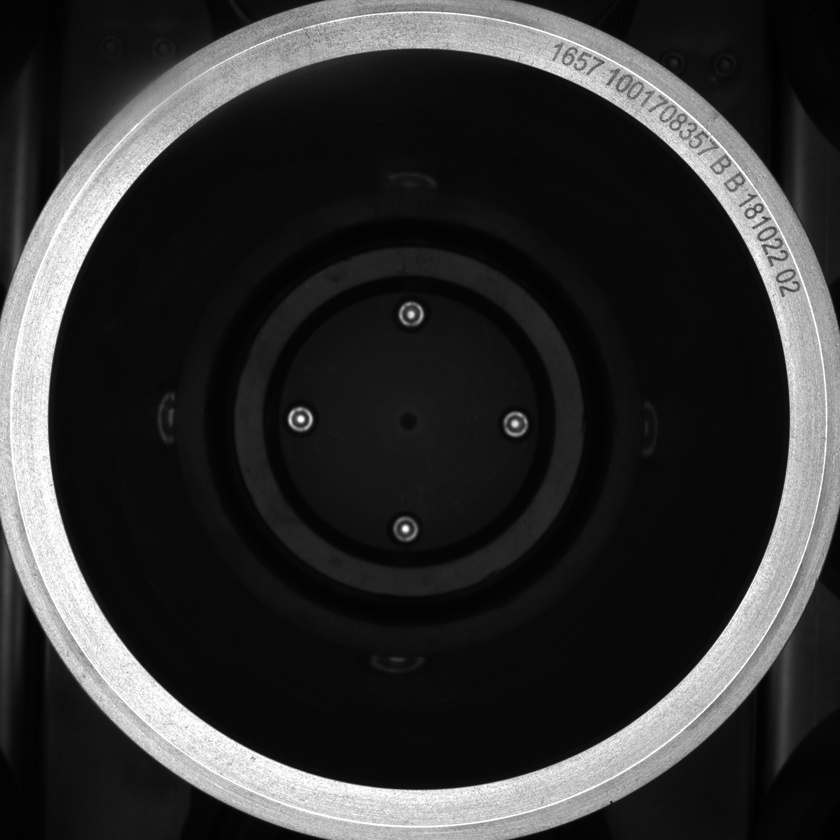
#> input picture pyQt5/检查圆心求出半径/imgSave.jpg, 840 x 840 px, shrunk from 1885 x 1887 before the run
$ python 'tracker二值化1.py'
#> lines starting #> are read from the running program, lines starting #| are printed output that depends on the picture; after the words box and inside, x2 and y2 are one past the last pixel; in counts of white or black regions, pixels touching at a corner belong together
import cv2

import cv2
import numpy as np

img = cv2.imread("imgSave.jpg")
#> img is the input picture: shape (840, 840, 3); min 0, max 255, mean 49.6
img=cv2.cvtColor(img,cv2.COLOR_BGR2GRAY)
#> img: shape (840, 840)
#> slider 'reszieThreshold' is set to 85
cv2.imshow('img',img)
cv2.namedWindow('binary',cv2.WINDOW_NORMAL)
def callBack(x):
#> called with x = 85
    global img
    global binary
    binary=img
    # kernel=cv2.getStructuringElement(cv2.MORPH_RECT,(x,x))
    # binary=cv2.morphologyEx(binary,cv2.MORPH_CLOSE,kernel)
    # binary=cv2.morphologyEx(binary,cv2.MORPH_OPEN,kernel)
    src,binary=cv2.threshold(img,x,255,cv2.ADAPTIVE_THRESH_MEAN_C)
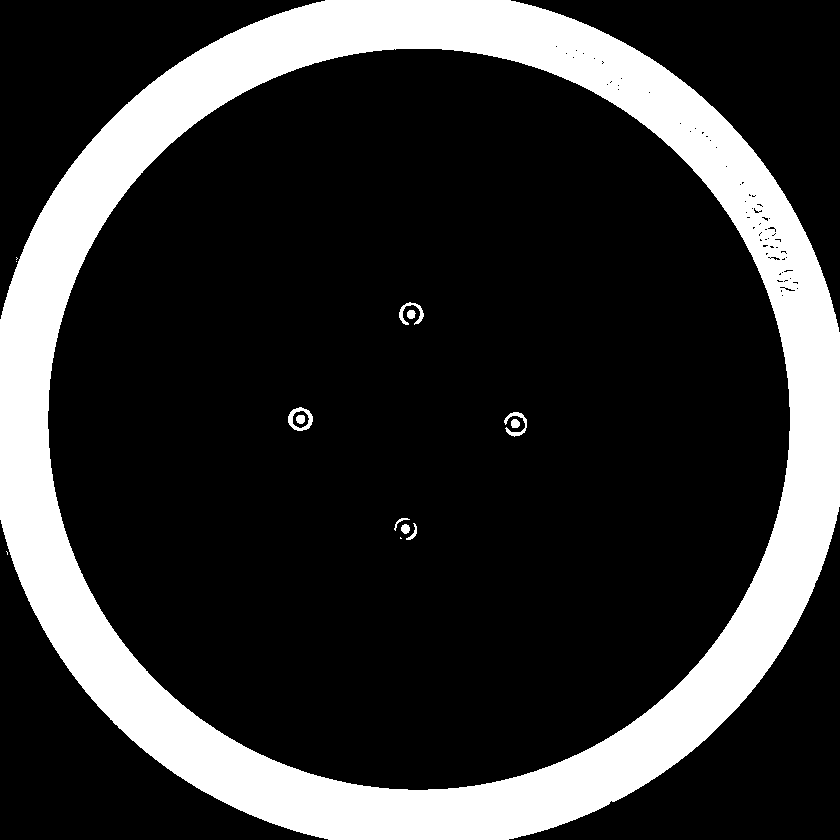
#> binary: shape (840, 840); 20.5% white; 14 white regions (4 under 20 px), largest, box (x1, y1, x2, y2) and area: (0, 0, 840, 840) 143840, (288, 407, 313, 431) 254, (504, 412, 527, 437) 200
#> src = 85
    cv2.imshow('binary',binary)

cv2.namedWindow('binary')
cv2.createTrackbar('reszieThreshold','binary',0,255,callBack)
cv2.waitKey()
cmd=input()
if cmd=='save':
    cv2.imwrite('unFloodAfterBinary.jpg',binary)
    print('save susessful!')

$ run again, with pyQt5/检查圆心求出半径/09_30_13.jpg copied over pyQt5/检查圆心求出半径/imgSave.jpg
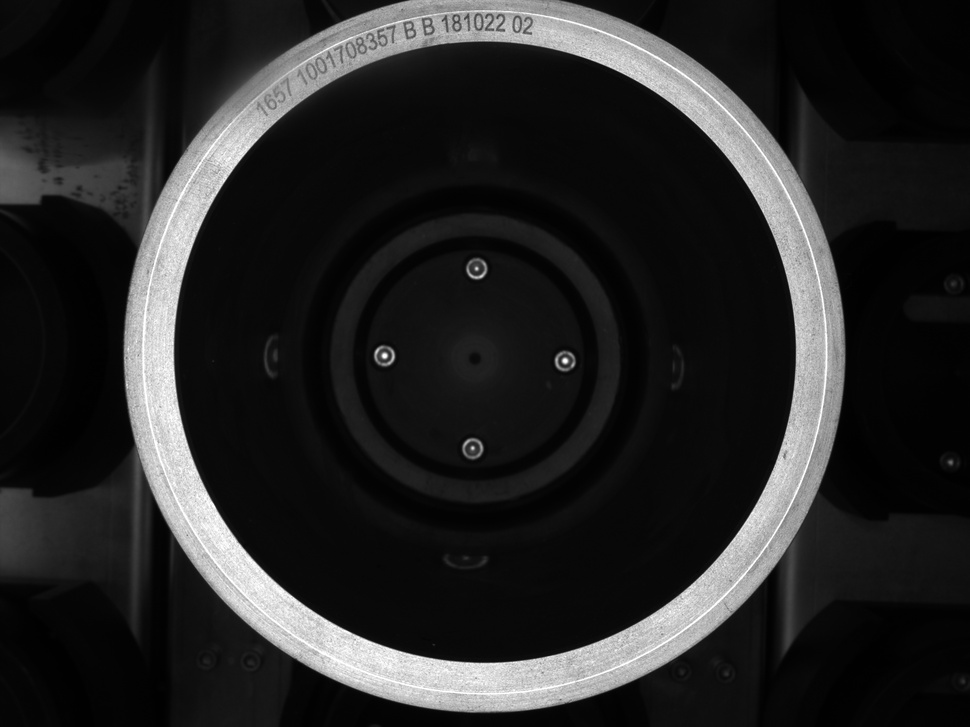
#> input picture pyQt5/检查圆心求出半径/09_30_13.jpg, 970 x 727 px, shrunk from 2592 x 1944 before the run
#> img is the input picture: shape (727, 970, 3); min 0, max 255, mean 38.1
#> img: shape (727, 970)
#> in callBack, `src,binary=cv2.threshold(img,x,255,cv2.ADAPTIVE_THRESH_MEAN_C)`:
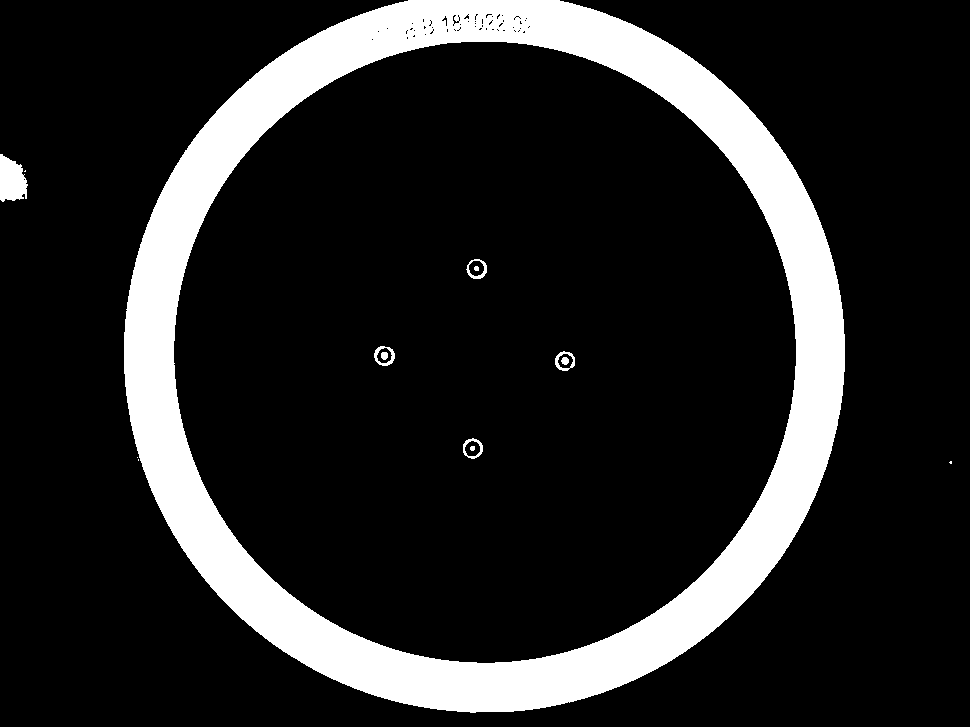
#> binary: shape (727, 970); 15% white; 14 white regions (4 under 20 px), largest, box (x1, y1, x2, y2) and area: (124, 0, 845, 713) 103812, (0, 154, 28, 202) 992, (374, 346, 395, 366) 168
#> src = 85
